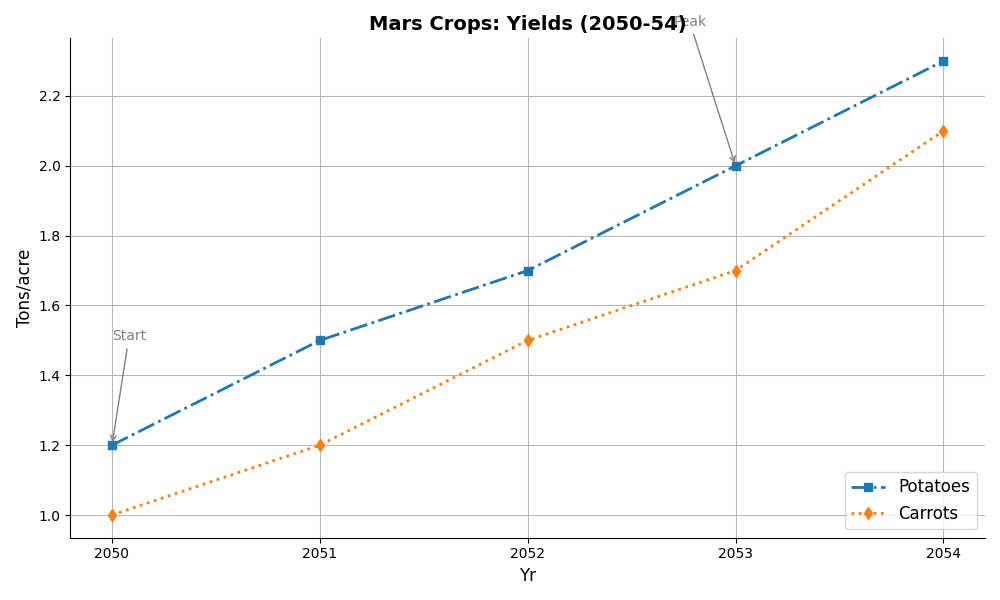

Generate this figure with Python:
import matplotlib.pyplot as plt
import numpy as np

# Data
years = np.array([2050, 2051, 2052, 2053, 2054])
martian_potatoes = np.array([1.2, 1.5, 1.7, 2.0, 2.3])
space_carrots = np.array([1.0, 1.2, 1.5, 1.7, 2.1])

# Create the plot
plt.figure(figsize=(10, 6))

# Shuffle the assigned colors
plt.plot(years, martian_potatoes, marker='s', linestyle='-.', linewidth=2, color='tab:blue', label='Potatoes')
plt.plot(years, space_carrots, marker='d', linestyle=':', linewidth=2, color='tab:orange', label='Carrots')

plt.title('Mars Crops: Yields (2050-54)', fontsize=14, fontweight='bold')
plt.xlabel('Yr', fontsize=12)
plt.ylabel('Tons/acre', fontsize=12)

plt.xticks(years)
plt.grid(True, linestyle='-', linewidth=0.75, alpha=0.9)

plt.legend(loc='lower right', fontsize=12)

plt.annotate('Start', xy=(2050, 1.2), xytext=(2050, 1.5),
             arrowprops=dict(arrowstyle='->', color='gray'), fontsize=10, color='gray')

plt.annotate('Peak', xy=(2053, 2.0), xytext=(2052.7, 2.4),
             arrowprops=dict(arrowstyle='->', color='gray'), fontsize=10, color='gray')

plt.gca().spines['top'].set_visible(False)
plt.gca().spines['right'].set_visible(False)

plt.tight_layout()

plt.show()
